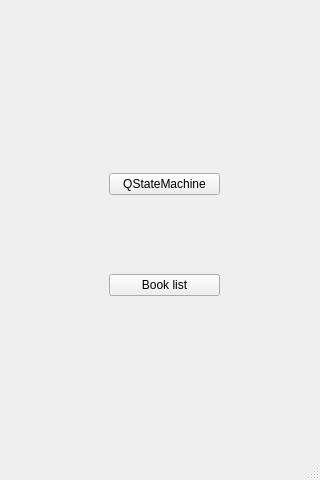
<?xml version="1.0" encoding="UTF-8"?>
<ui version="4.0">
 <class>MainWindow</class>
 <widget class="QMainWindow" name="MainWindow">
  <property name="geometry">
   <rect>
    <x>0</x>
    <y>0</y>
    <width>320</width>
    <height>480</height>
   </rect>
  </property>
  <property name="windowTitle">
   <string>MainWindow</string>
  </property>
  <widget class="QWidget" name="centralwidget">
   <widget class="QWidget" name="verticalLayoutWidget">
    <property name="geometry">
     <rect>
      <x>109</x>
      <y>100</y>
      <width>111</width>
      <height>271</height>
     </rect>
    </property>
    <layout class="QVBoxLayout" name="verticalLayout">
     <item>
      <widget class="QPushButton" name="stateMachineBttn">
       <property name="text">
        <string>QStateMachine</string>
       </property>
      </widget>
     </item>
     <item>
      <widget class="QPushButton" name="bookListBttn">
       <property name="font">
        <font>
         <family>MS Shell Dlg 2</family>
        </font>
       </property>
       <property name="text">
        <string>Book list</string>
       </property>
      </widget>
     </item>
    </layout>
   </widget>
  </widget>
  <widget class="QStatusBar" name="statusbar"/>
 </widget>
 <resources/>
 <connections/>
</ui>
